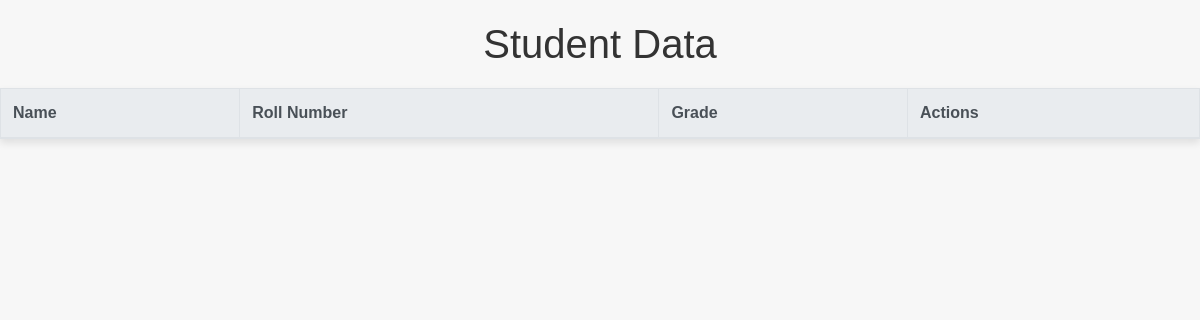
/view_student_data/, run on an earlier commit of the app's database.
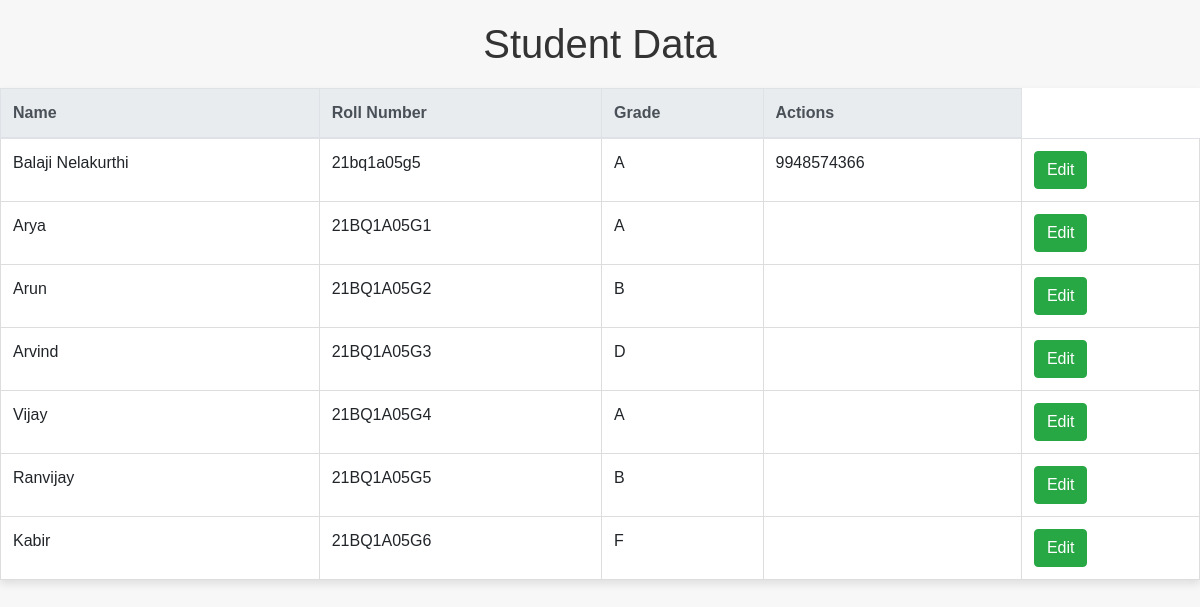
And on a later commit of the database.
### myapp/models.py (models this page shows)
class Student(models.Model):
    id=models.UUIDField(primary_key=True,default=uuid.uuid4,unique=True,editable=False)
    name = models.CharField(max_length=255)
    roll_number = models.CharField(max_length=20, unique=True)
    grade = models.CharField(max_length=1)
    phno=models.CharField(max_length=10)

### myapp/views.py (the view)
# urls.py: path('view_student_data/', view_student_data, name='view_student_data'),
def view_student_data(request):
    students = Student.objects.all()
    return render(request, 'myapp/view_student_data.html', {'students': students})

### myapp/templates/myapp/view_student_data.html (shortened to what this page needs)
<!DOCTYPE html>
<html lang="en">
<head>
    <link rel="stylesheet" href="https://stackpath.bootstrapcdn.com/bootstrap/4.5.2/css/bootstrap.min.css">
</head>
<body>
    <h1>Student Data</h1>
    <table class="table">
        <thead class="thead-light">
            <tr>
                <th>Name</th>
                <th>Roll Number</th>
                <th>Grade</th>
                <th>Actions</th>
            </tr>
        </thead>
        <tbody>
            {% for student in students %}
                <tr>
                    <td>{{ student.name }}</td>
                    <td>{{ student.roll_number }}</td>
                    <td>{{ student.grade }}</td>
                    <td>{{student.phno}}</td>
                    <td>
                        <button class="btn btn-success edit-btn" data-id="{{ student.id }}">Edit</button>
                    </td>
                </tr>
            {% endfor %}
        </tbody>
    </table>
</body>
</html>

What changed in the data, as far as the page shows it:
added Student: name "Balaji Nelakurthi", roll_number "21bq1a05g5", grade "A", phno "9948574366"
added Student: name "Arya", roll_number "21BQ1A05G1", grade "A"
added Student: name "Arun", roll_number "21BQ1A05G2", grade "B"
added Student: name "Arvind", roll_number "21BQ1A05G3", grade "D"
added Student: name "Vijay", roll_number "21BQ1A05G4", grade "A"
added Student: name "Ranvijay", roll_number "21BQ1A05G5", grade "B"
added Student: name "Kabir", roll_number "21BQ1A05G6", grade "F"
